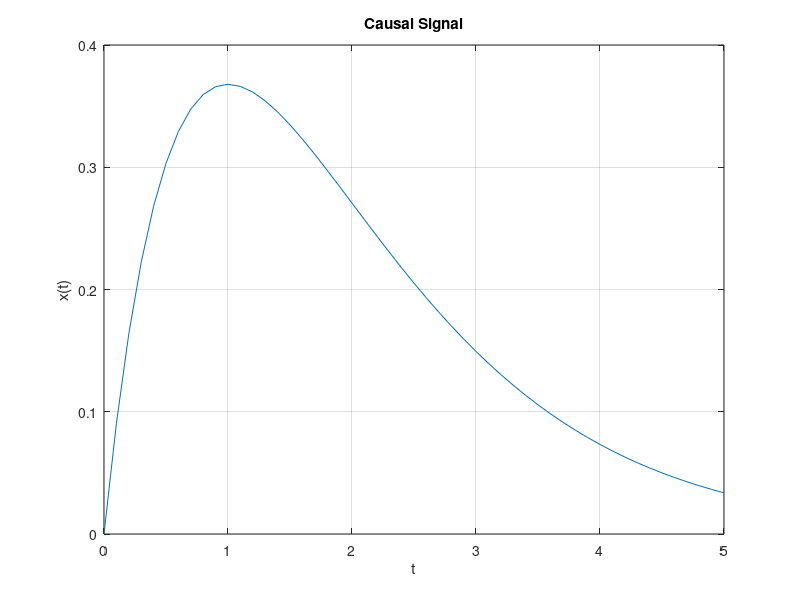
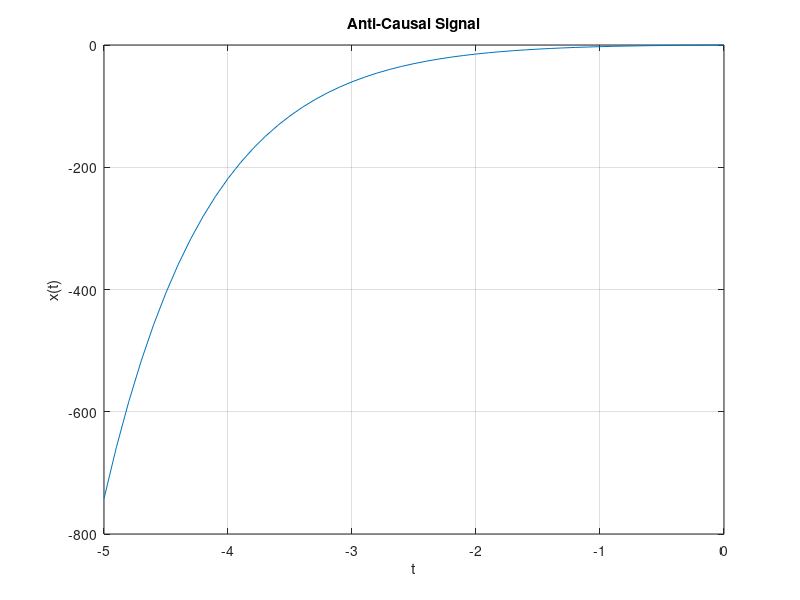
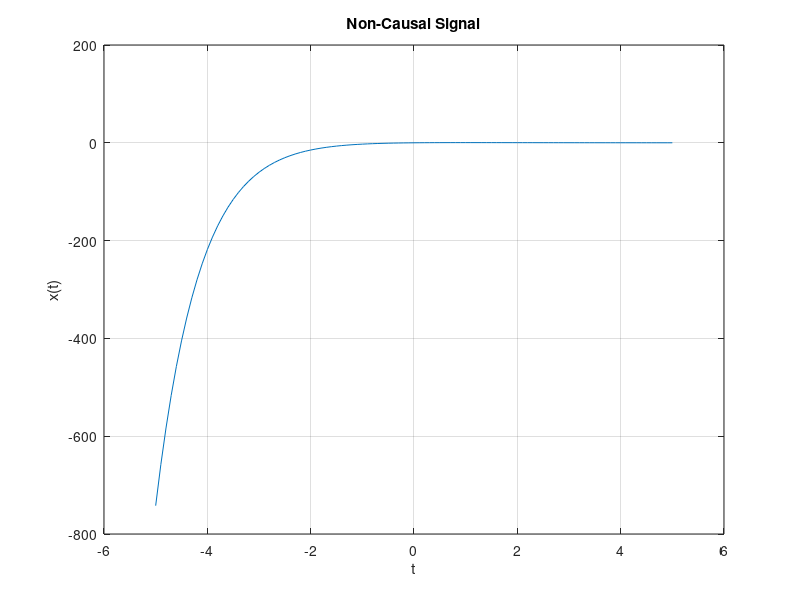

The MATLAB script that drew these images, in order:
clc;
clear;
close all;

% Causal Signal (t >= 0)
t = 0:0.1:5;
x = t .* exp(-t);
figure, plot(t, x)
title('Causal Signal')
xlabel('t')
ylabel('x(t)')
grid on

% Anti-Causal Signal (t <= 0)
t = -5:0.1:0;
x = t .* exp(-t);
figure, plot(t, x)
title('Anti-Causal Signal')
xlabel('t')
ylabel('x(t)')
grid on


% Non-Causal Signal: x(t) = t*exp(-t) for t from -5 to 5
t = -5:0.1:5;
x = t .* exp(-t);
figure, plot(t, x)
title('Non-Causal Signal')
xlabel('t')
ylabel('x(t)')
grid on